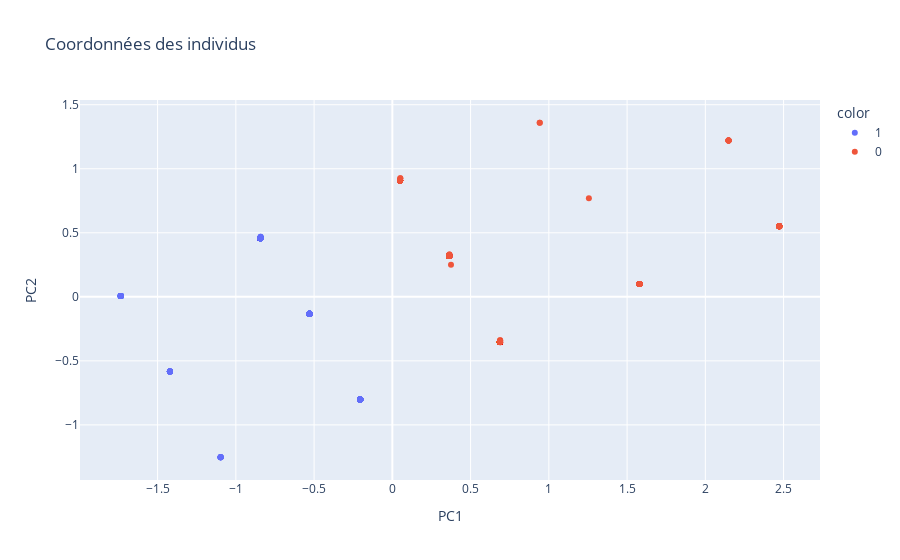

Source (notebook cell):
### Code cell
pca = PCA(n_components=2)
components = pca.fit_transform(df_web.drop("cluster", axis=1))

fig = px.scatter(components, x=0, y=1, color=df_web["cluster"], title="Coordonnées des individus", labels={"0": "PC1", "1": "PC2"})
fig.show()

### Figure 1 — Plotly figure (JSON) as saved in the notebook; plotly's stock layout.template omitted (floating-point values rounded to 4 significant figures; data arrays with more than 128 entries replaced by an {"elided": "..."} marker saying what was removed)
{"data": [{"hovertemplate": "color=1<br>PC1=%{x}<br>PC2=%{y}<extra></extra>", "legendgroup": "1", "marker": {"color": "#636efa", "symbol": "circle"}, "mode": "markers", "name": "1", "orientation": "v", "showlegend": true, "type": "scatter", "x": {"elided": "452 float values"}, "xaxis": "x", "y": {"elided": "452 float values"}, "yaxis": "y"}, {"hovertemplate": "color=0<br>PC1=%{x}<br>PC2=%{y}<extra></extra>", "legendgroup": "0", "marker": {"color": "#EF553B", "symbol": "circle"}, "mode": "markers", "name": "0", "orientation": "v", "showlegend": true, "type": "scatter", "x": {"elided": "444 float values"}, "xaxis": "x", "y": {"elided": "444 float values"}, "yaxis": "y"}], "layout": {"legend": {"title": {"text": "color"}, "tracegroupgap": 0}, "title": {"text": "Coordonnées des individus"}, "xaxis": {"anchor": "y", "domain": [0, 1], "title": {"text": "PC1"}}, "yaxis": {"anchor": "x", "domain": [0, 1], "title": {"text": "PC2"}}}}
